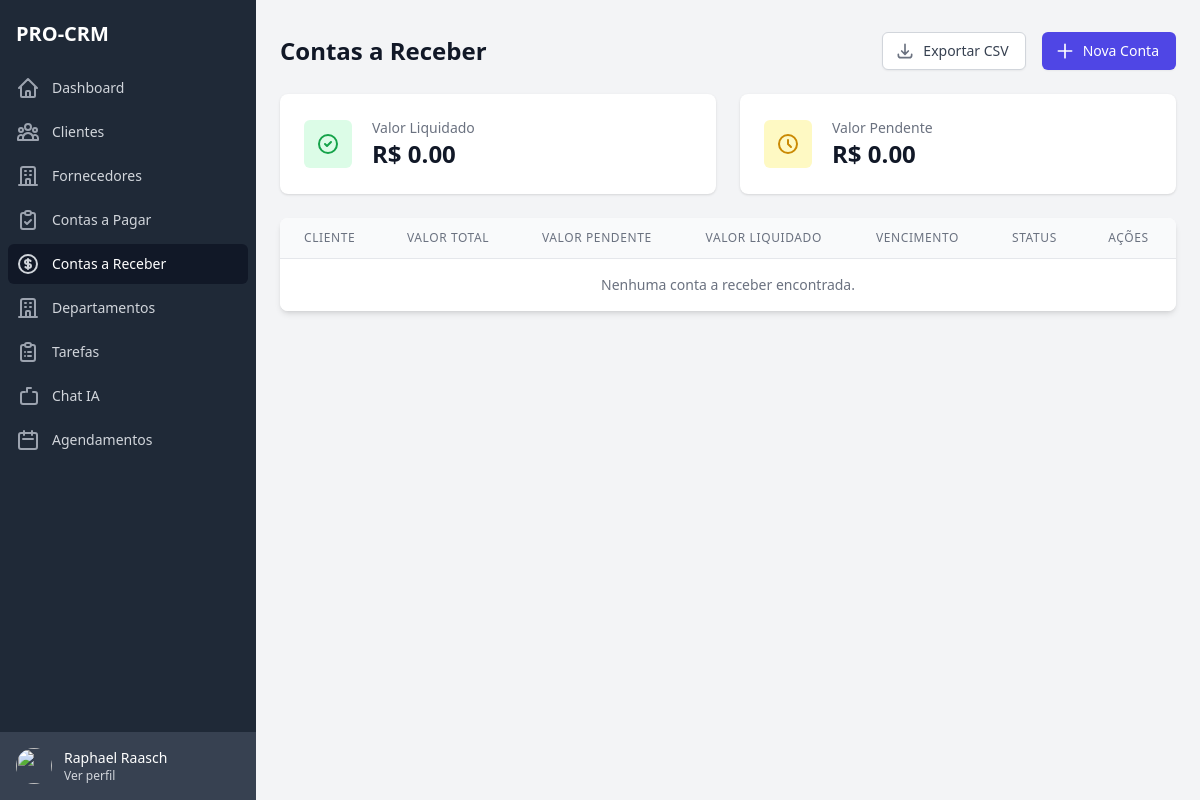
Before: /billings/receivable/ (signed in) with the older database file.
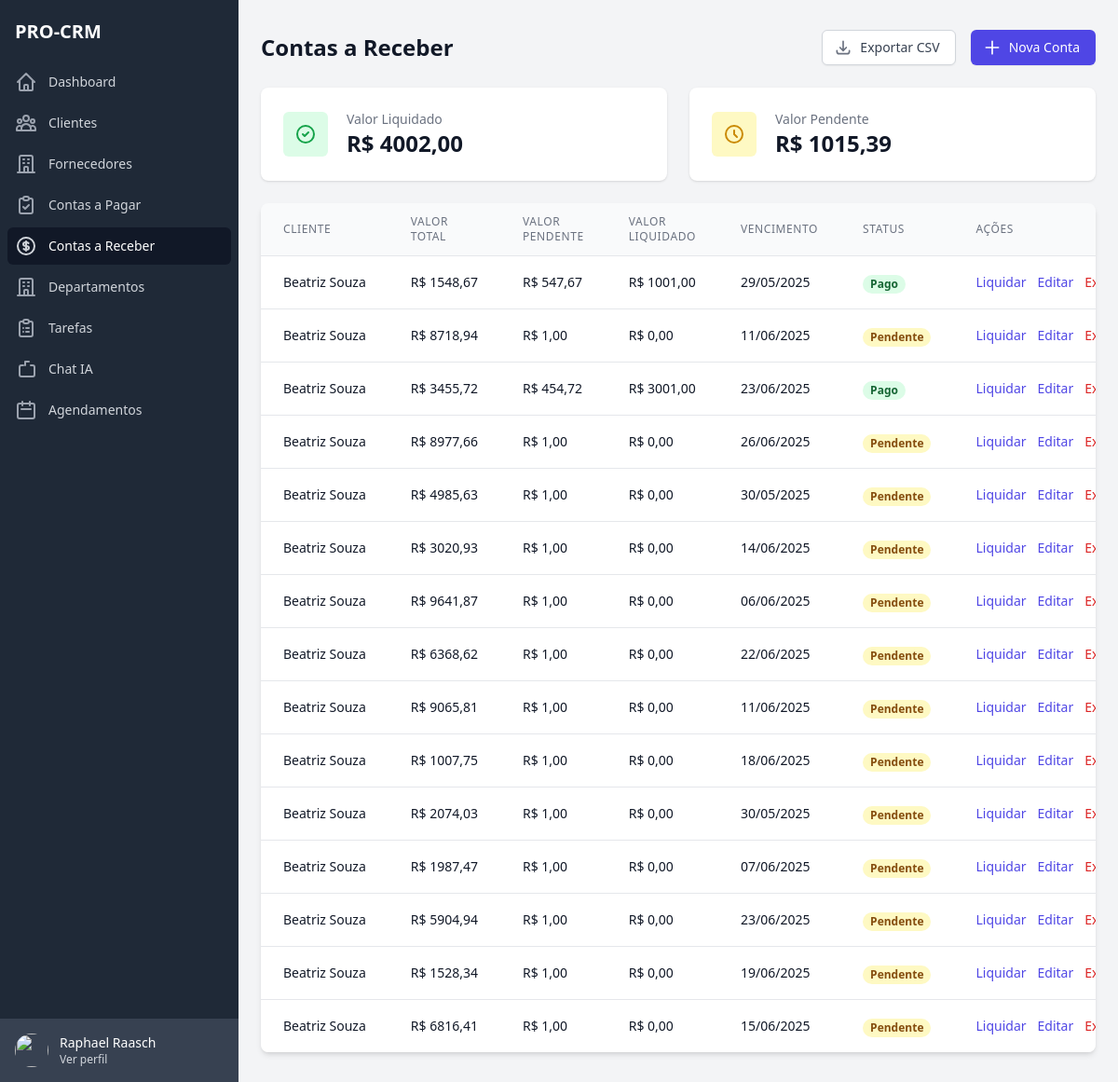
After: the same page with the newer database file.
### apps/billings/models.py (models this page shows, shortened)
class BillingReceivable(BaseModel):
    STATUS_CHOICES = [
        ('pending', 'Pendente'),
        ('paid', 'Pago'),
        ('overdue', 'Atrasado'),
        ('settled', 'Liquidado'),
    ]
    enterprise = models.ForeignKey(Enterprise, on_delete=models.CASCADE)
    client = models.ForeignKey(Client, on_delete=models.CASCADE)
    description = models.CharField(max_length=255)
    total_value = models.DecimalField(max_digits=10, decimal_places=2)
    installment_count = models.PositiveIntegerField(default=1)
    installment_value = models.DecimalField(max_digits=10, decimal_places=2)
    due_date = models.DateField()
    status = models.CharField(max_length=20, choices=STATUS_CHOICES, default='pending')
    settlement_date = models.DateField(null=True, blank=True)
    settled_value = models.DecimalField(max_digits=10, decimal_places=2, default=0)
    pending_value = models.DecimalField(max_digits=10, decimal_places=2)
    created_at = models.DateTimeField(auto_now_add=True)
    updated_at = models.DateTimeField(auto_now=True)
    class Meta:
        verbose_name = 'Conta a Receber'
        verbose_name_plural = 'Contas a Receber'
        ordering = ['due_date']

### apps/clients/models.py (models this page shows, shortened)
class Client(BaseModel):
    name = models.CharField(max_length=100, verbose_name='Nome')
    email = models.EmailField(verbose_name='Email')
    phone = models.CharField(max_length=20, blank=True, null=True, verbose_name='Telefone')
    company = models.CharField(max_length=100, blank=True, null=True, verbose_name='Empresa')
    notes = models.TextField(blank=True, null=True, verbose_name='Observações')
    address = models.CharField(max_length=255, verbose_name='Endereço')
    is_active = models.BooleanField(default=True, verbose_name='Ativo')
    enterprise = models.ForeignKey(Enterprise, on_delete=models.CASCADE, verbose_name='Empresa')
    tags = models.ManyToManyField(ClientTag, blank=True, verbose_name='Tags')
    class Meta:
        verbose_name = 'Cliente'
        verbose_name_plural = 'Clientes'
        ordering = ['name']

### apps/billings/views.py (the view, shortened to what this page needs)
# urls.py: path('receivable/', views.receivable_list, name='receivable_list'),
@login_required
def receivable_list(request):
    enterprise = request.user.enterprise
    billings = BillingReceivable.objects.filter(enterprise=enterprise).order_by('-created_at')
    clients = Client.objects.filter(enterprise=enterprise, is_active=True)
    total_settled = sum(billing.settled_value for billing in billings)
    total_pending = sum(billing.pending_value for billing in billings)
    context = {
        'billings': billings,
        'clients': clients,
        'total_settled': total_settled,
        'total_pending': total_pending,
    }
    return render(request, 'billings/pages/receivable_list.html', context)

### templates/billings/pages/receivable_list.html (shortened to what the changed rows need)
{% extends 'base.html' %}
{% load static %}
{% block content %}
<div class="flex h-screen bg-gray-100">
    {% include 'includes/sidebar.html' %}
    <div class="flex-1 flex flex-col overflow-hidden">
        <main class="flex-1 overflow-x-hidden overflow-y-auto bg-gray-100">
            <div class="container mx-auto px-6 py-8">
                <div class="flex justify-between items-center mb-6">
                    <h1 class="text-2xl font-semibold text-gray-900">Contas a Receber</h1>
                </div>
                <div class="grid grid-cols-1 md:grid-cols-2 gap-6 mb-6">
                    <div class="bg-white overflow-hidden shadow rounded-lg">
                        <div class="px-4 py-5 sm:p-6">
                            <div class="flex items-center">
                                <div class="ml-5 w-0 flex-1">
                                    <dl>
                                        <dd class="flex items-baseline">
                                            <div class="text-2xl font-semibold text-gray-900">
                                                R$ {{ total_settled|default:"0.00" }}
                                            </div>
                                        </dd>
                                    </dl>
                                </div>
                            </div>
                        </div>
                    </div>
                    <div class="bg-white overflow-hidden shadow rounded-lg">
                        <div class="px-4 py-5 sm:p-6">
                            <div class="flex items-center">
                                <div class="ml-5 w-0 flex-1">
                                    <dl>
                                        <dd class="flex items-baseline">
                                            <div class="text-2xl font-semibold text-gray-900">
                                                R$ {{ total_pending|default:"0.00" }}
                                            </div>
                                        </dd>
                                    </dl>
                                </div>
                            </div>
                        </div>
                    </div>
                </div>
                <div class="bg-white shadow-md rounded-lg overflow-x-auto">
                    <table class="min-w-full divide-y divide-gray-200">
                        <thead class="bg-gray-50">
                            <tr>
                                <th scope="col" class="px-6 py-3 text-left text-xs font-medium text-gray-500 uppercase tracking-wider">Cliente</th>
                                <th scope="col" class="px-6 py-3 text-left text-xs font-medium text-gray-500 uppercase tracking-wider">Valor Total</th>
                                <th scope="col" class="px-6 py-3 text-left text-xs font-medium text-gray-500 uppercase tracking-wider">Valor Pendente</th>
                                <th scope="col" class="px-6 py-3 text-left text-xs font-medium text-gray-500 uppercase tracking-wider">Valor Liquidado</th>
                                <th scope="col" class="px-6 py-3 text-left text-xs font-medium text-gray-500 uppercase tracking-wider">Vencimento</th>
                                <th scope="col" class="px-6 py-3 text-left text-xs font-medium text-gray-500 uppercase tracking-wider">Status</th>
                                <th scope="col" class="px-6 py-3 text-left text-xs font-medium text-gray-500 uppercase tracking-wider">Ações</th>
                            </tr>
                        </thead>
                        <tbody class="bg-white divide-y divide-gray-200">
                            {% for billing in billings %}
                            <tr>
                                <td class="px-6 py-4 whitespace-nowrap text-sm text-gray-900">{{ billing.client.name }}</td>
                                <td class="px-6 py-4 whitespace-nowrap text-sm text-gray-900">R$ {{ billing.total_value }}</td>
                                <td class="px-6 py-4 whitespace-nowrap text-sm text-gray-900">R$ {{ billing.pending_value }}</td>
                                <td class="px-6 py-4 whitespace-nowrap text-sm text-gray-900">R$ {{ billing.settled_value }}</td>
                                <td class="px-6 py-4 whitespace-nowrap text-sm text-gray-900">{{ billing.due_date|date:"d/m/Y" }}</td>
                                <td class="px-6 py-4 whitespace-nowrap">
                                    <span class="px-2 inline-flex text-xs leading-5 font-semibold rounded-full
                                        {% if billing.status == 'pending' %}bg-yellow-100 text-yellow-800
                                        {% elif billing.status == 'paid' %}bg-green-100 text-green-800
                                        {% elif billing.status == 'overdue' %}bg-red-100 text-red-800
                                        {% elif billing.status == 'settled' %}bg-blue-100 text-blue-800
                                        {% endif %}">
                                        {{ billing.get_status_display }}
                                    </span>
                                </td>
                                <td class="px-6 py-4 whitespace-nowrap text-sm font-medium">
                                    <div class="flex space-x-3">
                                        {% if billing.status != 'settled' %}
                                        <a href="{% url 'billings:receivable_settle' billing.pk %}" class="text-indigo-600 hover:text-indigo-900">Liquidar</a>
                                        {% endif %}
                                        <a href="{% url 'billings:receivable_edit' billing.pk %}" class="text-indigo-600 hover:text-indigo-900">Editar</a>
                                        <form method="POST" action="{% url 'billings:receivable_delete' billing.pk %}" class="inline">
                                            <button type="submit" class="text-red-600 hover:text-red-900" onclick="return confirm('Tem certeza que deseja excluir esta conta?')">Excluir</button>
                                        </form>
                                    </div>
                                </td>
                            </tr>
                            {% empty %}
                            <tr>
                                <td colspan="8" class="px-6 py-4 whitespace-nowrap text-sm text-gray-500 text-center">
                                    Nenhuma conta a receber encontrada.
                                </td>
                            </tr>
                            {% endfor %}
                        </tbody>
                    </table>
                </div>
            </div>
        </main>
    </div>
</div>
{% endblock %}

Changed rows visible on the page:
added BillingReceivable: client.name "Beatriz Souza", total_value "1548,67", pending_value "547,67", settled_value "1001,00", due_date "29/05/2025", status "Pago", shows "Liquidar"
added BillingReceivable: client.name "Beatriz Souza", total_value "8718,94", pending_value "1,00", settled_value "0,00", due_date "11/06/2025", status "Pendente", shows "Liquidar"
added BillingReceivable: client.name "Beatriz Souza", total_value "3455,72", pending_value "454,72", settled_value "3001,00", due_date "23/06/2025", status "Pago", shows "Liquidar"
added BillingReceivable: client.name "Beatriz Souza", total_value "8977,66", pending_value "1,00", settled_value "0,00", due_date "26/06/2025", status "Pendente", shows "Liquidar"
added BillingReceivable: client.name "Beatriz Souza", total_value "4985,63", pending_value "1,00", settled_value "0,00", due_date "30/05/2025", status "Pendente", shows "Liquidar"
added BillingReceivable: client.name "Beatriz Souza", total_value "3020,93", pending_value "1,00", settled_value "0,00", due_date "14/06/2025", status "Pendente", shows "Liquidar"
added BillingReceivable: client.name "Beatriz Souza", total_value "9641,87", pending_value "1,00", settled_value "0,00", due_date "06/06/2025", status "Pendente", shows "Liquidar"
added BillingReceivable: client.name "Beatriz Souza", total_value "6368,62", pending_value "1,00", settled_value "0,00", due_date "22/06/2025", status "Pendente", shows "Liquidar"
added BillingReceivable: client.name "Beatriz Souza", total_value "9065,81", pending_value "1,00", settled_value "0,00", due_date "11/06/2025", status "Pendente", shows "Liquidar"
added BillingReceivable: client.name "Beatriz Souza", total_value "1007,75", pending_value "1,00", settled_value "0,00", due_date "18/06/2025", status "Pendente", shows "Liquidar"
added BillingReceivable: client.name "Beatriz Souza", total_value "2074,03", pending_value "1,00", settled_value "0,00", due_date "30/05/2025", status "Pendente", shows "Liquidar"
added BillingReceivable: client.name "Beatriz Souza", total_value "1987,47", pending_value "1,00", settled_value "0,00", due_date "07/06/2025", status "Pendente", shows "Liquidar"
added BillingReceivable: client.name "Beatriz Souza", total_value "5904,94", pending_value "1,00", settled_value "0,00", due_date "23/06/2025", status "Pendente", shows "Liquidar"
added BillingReceivable: client.name "Beatriz Souza", total_value "1528,34", pending_value "1,00", settled_value "0,00", due_date "19/06/2025", status "Pendente", shows "Liquidar"
added BillingReceivable: client.name "Beatriz Souza", total_value "6816,41", pending_value "1,00", settled_value "0,00", due_date "15/06/2025", status "Pendente", shows "Liquidar"
Other visible differences:
{{ total_settled|default:"0.00" }}: "0.00" → "4002,00"
{{ total_pending|default:"0.00" }}: "0.00" → "1015,39"
text no longer shown: "Nenhuma conta a receber encontrada."
